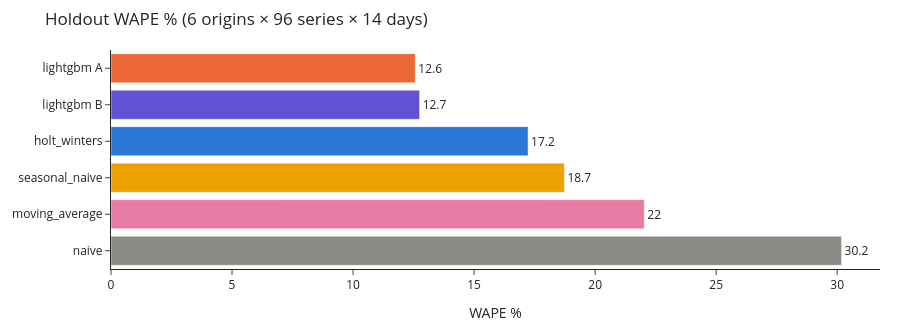

Notebook cell for this chart:
### Code cell
fig = go.Figure(go.Bar(x=lb.wape.round(2), y=lb.index, orientation="h", marker_color=[MODEL_COLOR[m] for m in lb.index],
                       text=lb.wape.round(1), textposition="outside", hovertemplate="%{y}: WAPE %{x:.2f}%<extra></extra>"))
fig.update_layout(**{**LAYOUT, "height": 330}, title="Holdout WAPE % (6 origins × 96 series × 14 days)",
                  yaxis=dict(autorange="reversed"), xaxis_title="WAPE %", showlegend=False)
fig.show()

### Figure 1 — Plotly figure (JSON) as saved in the notebook; plotly's stock layout.template omitted (floating-point values rounded to 4 significant figures)
{"data": [{"hovertemplate": "%{y}: WAPE %{x:.2f}%<extra></extra>", "marker": {"color": ["#eb6834", "#6250d6", "#2a78d6", "#eda100", "#e87ba4", "#8a8984"]}, "orientation": "h", "text": [12.6, 12.7, 17.2, 18.7, 22.0, 30.2], "textposition": "outside", "type": "bar", "x": [12.57, 12.75, 17.23, 18.73, 22.03, 30.18], "y": ["lightgbm A", "lightgbm B", "holt_winters", "seasonal_naive", "moving_average", "naive"]}], "layout": {"font": {"size": 12}, "height": 330, "legend": {"title": {}}, "margin": {"b": 40, "l": 50, "r": 20, "t": 50}, "showlegend": false, "title": {"text": "Holdout WAPE % (6 origins × 96 series × 14 days)"}, "xaxis": {"title": {"text": "WAPE %"}}, "yaxis": {"autorange": "reversed"}}}
